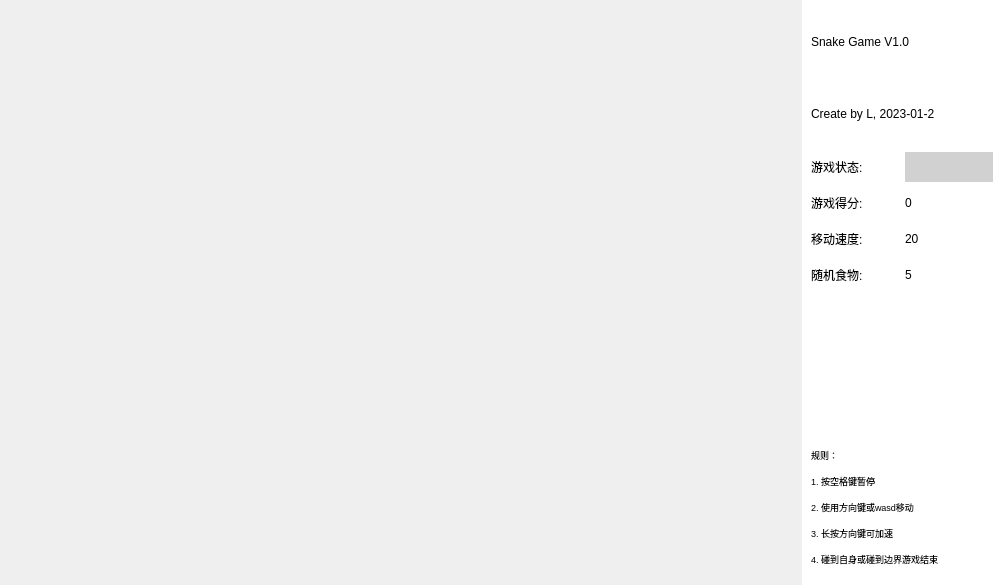
<?xml version="1.0" encoding="UTF-8"?>
<ui version="4.0">
 <class>SnakeGame</class>
 <widget class="QWidget" name="SnakeGame">
  <property name="geometry">
   <rect>
    <x>0</x>
    <y>0</y>
    <width>1002</width>
    <height>585</height>
   </rect>
  </property>
  <property name="windowTitle">
   <string>贪吃蛇</string>
  </property>
  <layout class="QGridLayout" name="gridLayout">
   <property name="leftMargin">
    <number>0</number>
   </property>
   <property name="topMargin">
    <number>0</number>
   </property>
   <property name="rightMargin">
    <number>0</number>
   </property>
   <property name="bottomMargin">
    <number>0</number>
   </property>
   <property name="spacing">
    <number>0</number>
   </property>
   <item row="0" column="0">
    <spacer name="horizontalSpacer">
     <property name="orientation">
      <enum>Qt::Horizontal</enum>
     </property>
     <property name="sizeHint" stdset="0">
      <size>
       <width>799</width>
       <height>20</height>
      </size>
     </property>
    </spacer>
   </item>
   <item row="0" column="1">
    <widget class="QWidget" name="widget" native="true">
     <property name="minimumSize">
      <size>
       <width>200</width>
       <height>0</height>
      </size>
     </property>
     <property name="maximumSize">
      <size>
       <width>200</width>
       <height>16777215</height>
      </size>
     </property>
     <property name="styleSheet">
      <string notr="true">background-color: rgb(255, 255, 255);</string>
     </property>
     <layout class="QGridLayout" name="gridLayout_2">
      <item row="2" column="0" colspan="2">
       <widget class="QLabel" name="label_12">
        <property name="text">
         <string/>
        </property>
       </widget>
      </item>
      <item row="0" column="0" colspan="2">
       <layout class="QVBoxLayout" name="verticalLayout_2">
        <item>
         <widget class="QLabel" name="label">
          <property name="text">
           <string>Snake Game V1.0</string>
          </property>
         </widget>
        </item>
        <item>
         <widget class="QLabel" name="label_2">
          <property name="text">
           <string>Create by L, 2023-01-2</string>
          </property>
         </widget>
        </item>
       </layout>
      </item>
      <item row="3" column="0" colspan="2">
       <layout class="QVBoxLayout" name="verticalLayout">
        <item>
         <widget class="QLabel" name="label_3">
          <property name="text">
           <string>&lt;html&gt;&lt;head/&gt;&lt;body&gt;&lt;p&gt;&lt;span style=&quot; font-size:7pt;&quot;&gt;规则：&lt;/span&gt;&lt;/p&gt;&lt;p&gt;&lt;span style=&quot; font-size:7pt;&quot;&gt;1. 按空格键暂停&lt;/span&gt;&lt;/p&gt;&lt;p&gt;&lt;span style=&quot; font-size:7pt;&quot;&gt;2. 使用方向键或wasd移动&lt;/span&gt;&lt;/p&gt;&lt;p&gt;&lt;span style=&quot; font-size:7pt;&quot;&gt;3. 长按方向键可加速&lt;/span&gt;&lt;/p&gt;&lt;p&gt;&lt;span style=&quot; font-size:7pt;&quot;&gt;4. 碰到自身或碰到边界游戏结束&lt;/span&gt;&lt;/p&gt;&lt;/body&gt;&lt;/html&gt;</string>
          </property>
          <property name="wordWrap">
           <bool>false</bool>
          </property>
         </widget>
        </item>
       </layout>
      </item>
      <item row="1" column="0" colspan="2">
       <layout class="QVBoxLayout" name="verticalLayout_3">
        <item>
         <layout class="QHBoxLayout" name="horizontalLayout_4">
          <item>
           <widget class="QLabel" name="label_10">
            <property name="text">
             <string>游戏状态:</string>
            </property>
           </widget>
          </item>
          <item>
           <widget class="QLabel" name="isRun">
            <property name="styleSheet">
             <string notr="true">background-color: rgb(209, 209, 209);</string>
            </property>
            <property name="text">
             <string/>
            </property>
           </widget>
          </item>
         </layout>
        </item>
        <item>
         <layout class="QHBoxLayout" name="horizontalLayout_3">
          <item>
           <widget class="QLabel" name="label_9">
            <property name="text">
             <string>游戏得分:</string>
            </property>
           </widget>
          </item>
          <item>
           <widget class="QLabel" name="label_score">
            <property name="text">
             <string>0</string>
            </property>
            <property name="alignment">
             <set>Qt::AlignLeading|Qt::AlignLeft|Qt::AlignVCenter</set>
            </property>
           </widget>
          </item>
         </layout>
        </item>
        <item>
         <layout class="QHBoxLayout" name="horizontalLayout_2">
          <item>
           <widget class="QLabel" name="label_7">
            <property name="text">
             <string>移动速度:</string>
            </property>
           </widget>
          </item>
          <item>
           <widget class="QLabel" name="label_speed">
            <property name="text">
             <string>20</string>
            </property>
           </widget>
          </item>
         </layout>
        </item>
        <item>
         <layout class="QHBoxLayout" name="horizontalLayout">
          <item>
           <widget class="QLabel" name="label_8">
            <property name="text">
             <string>随机食物:</string>
            </property>
           </widget>
          </item>
          <item>
           <widget class="QLabel" name="label_food">
            <property name="text">
             <string>5</string>
            </property>
           </widget>
          </item>
         </layout>
        </item>
       </layout>
      </item>
     </layout>
    </widget>
   </item>
  </layout>
 </widget>
 <resources/>
 <connections/>
</ui>
